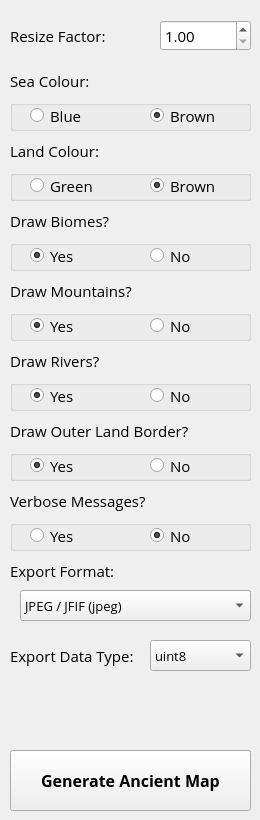
          <widget class="QWidget" name="tabWidgetPage4">
           <attribute name="title">
            <string>Ancient Map Options</string>
           </attribute>
           <widget class="QGroupBox" name="grpBiomes">
            <property name="geometry">
             <rect>
              <x>10</x>
              <y>240</y>
              <width>241</width>
              <height>31</height>
             </rect>
            </property>
            <property name="font">
             <font>
              <pointsize>11</pointsize>
              <weight>50</weight>
              <bold>false</bold>
             </font>
            </property>
            <property name="styleSheet">
             <string notr="true"/>
            </property>
            <property name="title">
             <string/>
            </property>
            <widget class="QRadioButton" name="rdoBiomesYes_3">
             <property name="geometry">
              <rect>
               <x>20</x>
               <y>0</y>
               <width>86</width>
               <height>31</height>
              </rect>
             </property>
             <property name="font">
              <font>
               <family>Open Sans</family>
               <pointsize>11</pointsize>
               <weight>50</weight>
               <bold>false</bold>
              </font>
             </property>
             <property name="text">
              <string>Yes</string>
             </property>
             <property name="checked">
              <bool>true</bool>
             </property>
            </widget>
            <widget class="QRadioButton" name="rdoBiomesNo_3">
             <property name="geometry">
              <rect>
               <x>140</x>
               <y>0</y>
               <width>86</width>
               <height>31</height>
              </rect>
             </property>
             <property name="font">
              <font>
               <family>Open Sans</family>
               <pointsize>11</pointsize>
               <weight>50</weight>
               <bold>false</bold>
              </font>
             </property>
             <property name="text">
              <string>No</string>
             </property>
             <property name="checked">
              <bool>false</bool>
             </property>
            </widget>
           </widget>
           <widget class="QLabel" name="label_36">
            <property name="geometry">
             <rect>
              <x>10</x>
              <y>70</y>
              <width>241</width>
              <height>21</height>
             </rect>
            </property>
            <property name="font">
             <font>
              <family>Open Sans</family>
              <pointsize>11</pointsize>
              <weight>50</weight>
              <bold>false</bold>
             </font>
            </property>
            <property name="text">
             <string>Sea Colour:</string>
            </property>
           </widget>
           <widget class="QGroupBox" name="grpSea">
            <property name="geometry">
             <rect>
              <x>10</x>
              <y>100</y>
              <width>241</width>
              <height>31</height>
             </rect>
            </property>
            <property name="font">
             <font>
              <pointsize>11</pointsize>
              <weight>50</weight>
              <bold>false</bold>
             </font>
            </property>
            <property name="styleSheet">
             <string notr="true"/>
            </property>
            <property name="title">
             <string/>
            </property>
            <property name="flat">
             <bool>false</bool>
            </property>
            <widget class="QRadioButton" name="rdoSeaBlue_3">
             <property name="geometry">
              <rect>
               <x>20</x>
               <y>0</y>
               <width>86</width>
               <height>31</height>
              </rect>
             </property>
             <property name="font">
              <font>
               <family>Open Sans</family>
               <pointsize>11</pointsize>
               <weight>50</weight>
               <bold>false</bold>
              </font>
             </property>
             <property name="text">
              <string>Blue</string>
             </property>
            </widget>
            <widget class="QRadioButton" name="rdoSeaBrown_3">
             <property name="geometry">
              <rect>
               <x>140</x>
               <y>0</y>
               <width>86</width>
               <height>31</height>
              </rect>
             </property>
             <property name="font">
              <font>
               <family>Open Sans</family>
               <pointsize>11</pointsize>
               <weight>50</weight>
               <bold>false</bold>
              </font>
             </property>
             <property name="text">
              <string>Brown</string>
             </property>
             <property name="checked">
              <bool>true</bool>
             </property>
            </widget>
           </widget>
           <widget class="QComboBox" name="cboAncData">
            <property name="geometry">
             <rect>
              <x>150</x>
              <y>640</y>
              <width>101</width>
              <height>31</height>
             </rect>
            </property>
            <property name="font">
             <font>
              <family>Open Sans</family>
              <pointsize>10</pointsize>
              <weight>50</weight>
              <bold>false</bold>
             </font>
            </property>
            <property name="currentIndex">
             <number>0</number>
            </property>
            <item>
             <property name="text">
              <string>uint8</string>
             </property>
            </item>
            <item>
             <property name="text">
              <string>int16</string>
             </property>
            </item>
            <item>
             <property name="text">
              <string>uint16</string>
             </property>
            </item>
            <item>
             <property name="text">
              <string>int32</string>
             </property>
            </item>
            <item>
             <property name="text">
              <string>uint32</string>
             </property>
            </item>
            <item>
             <property name="text">
              <string>int64</string>
             </property>
            </item>
            <item>
             <property name="text">
              <string>uint64</string>
             </property>
            </item>
            <item>
             <property name="text">
              <string>float16</string>
             </property>
            </item>
            <item>
             <property name="text">
              <string>float32</string>
             </property>
            </item>
            <item>
             <property name="text">
              <string>float64</string>
             </property>
            </item>
           </widget>
           <widget class="QLabel" name="label_37">
            <property name="geometry">
             <rect>
              <x>10</x>
              <y>210</y>
              <width>241</width>
              <height>21</height>
             </rect>
            </property>
            <property name="font">
             <font>
              <family>Open Sans</family>
              <pointsize>11</pointsize>
              <weight>50</weight>
              <bold>false</bold>
             </font>
            </property>
            <property name="text">
             <string>Draw Biomes?</string>
            </property>
           </widget>
           <widget class="QLabel" name="label_42">
            <property name="geometry">
             <rect>
              <x>10</x>
              <y>560</y>
              <width>161</width>
              <height>21</height>
             </rect>
            </property>
            <property name="font">
             <font>
              <family>Open Sans</family>
              <pointsize>11</pointsize>
              <weight>50</weight>
              <bold>false</bold>
             </font>
            </property>
            <property name="text">
             <string>Export Format:</string>
            </property>
           </widget>
           <widget class="QLabel" name="label_40">
            <property name="geometry">
             <rect>
              <x>10</x>
              <y>420</y>
              <width>241</width>
              <height>21</height>
             </rect>
            </property>
            <property name="font">
             <font>
              <family>Open Sans</family>
              <pointsize>11</pointsize>
              <weight>50</weight>
              <bold>false</bold>
             </font>
            </property>
            <property name="text">
             <string>Draw Outer Land Border?</string>
            </property>
           </widget>
           <widget class="QGroupBox" name="grpMountains">
            <property name="geometry">
             <rect>
              <x>10</x>
              <y>310</y>
              <width>241</width>
              <height>31</height>
             </rect>
            </property>
            <property name="font">
             <font>
              <pointsize>11</pointsize>
              <weight>50</weight>
              <bold>false</bold>
             </font>
            </property>
            <property name="styleSheet">
             <string notr="true"/>
            </property>
            <property name="title">
             <string/>
            </property>
            <widget class="QRadioButton" name="rdoMountYes_3">
             <property name="geometry">
              <rect>
               <x>20</x>
               <y>0</y>
               <width>86</width>
               <height>31</height>
              </rect>
             </property>
             <property name="font">
              <font>
               <family>Open Sans</family>
               <pointsize>11</pointsize>
               <weight>50</weight>
               <bold>false</bold>
              </font>
             </property>
             <property name="text">
              <string>Yes</string>
             </property>
             <property name="checked">
              <bool>true</bool>
             </property>
            </widget>
            <widget class="QRadioButton" name="rdoMountNo_3">
             <property name="geometry">
              <rect>
               <x>140</x>
               <y>0</y>
               <width>86</width>
               <height>31</height>
              </rect>
             </property>
             <property name="font">
              <font>
               <family>Open Sans</family>
               <pointsize>11</pointsize>
               <weight>50</weight>
               <bold>false</bold>
              </font>
             </property>
             <property name="text">
              <string>No</string>
             </property>
             <property name="checked">
              <bool>false</bool>
             </property>
            </widget>
           </widget>
           <widget class="QGroupBox" name="grpRivers">
            <property name="geometry">
             <rect>
              <x>10</x>
              <y>380</y>
              <width>241</width>
              <height>31</height>
             </rect>
            </property>
            <property name="font">
             <font>
              <pointsize>11</pointsize>
              <weight>50</weight>
              <bold>false</bold>
             </font>
            </property>
            <property name="styleSheet">
             <string notr="true"/>
            </property>
            <property name="title">
             <string/>
            </property>
            <widget class="QRadioButton" name="rdoRiverYes_3">
             <property name="geometry">
              <rect>
               <x>20</x>
               <y>0</y>
               <width>86</width>
               <height>31</height>
              </rect>
             </property>
             <property name="font">
              <font>
               <family>Open Sans</family>
               <pointsize>11</pointsize>
               <weight>50</weight>
               <bold>false</bold>
              </font>
             </property>
             <property name="text">
              <string>Yes</string>
             </property>
             <property name="checked">
              <bool>true</bool>
             </property>
            </widget>
            <widget class="QRadioButton" name="rdoRiverNo_3">
             <property name="geometry">
              <rect>
               <x>140</x>
               <y>0</y>
               <width>86</width>
               <height>31</height>
              </rect>
             </property>
             <property name="font">
              <font>
               <family>Open Sans</family>
               <pointsize>11</pointsize>
               <weight>50</weight>
               <bold>false</bold>
              </font>
             </property>
             <property name="text">
              <string>No</string>
             </property>
             <property name="checked">
              <bool>false</bool>
             </property>
            </widget>
           </widget>
           <widget class="QLabel" name="label_38">
            <property name="geometry">
             <rect>
              <x>10</x>
              <y>280</y>
              <width>241</width>
              <height>21</height>
             </rect>
            </property>
            <property name="font">
             <font>
              <family>Open Sans</family>
              <pointsize>11</pointsize>
              <weight>50</weight>
              <bold>false</bold>
             </font>
            </property>
            <property name="text">
             <string>Draw Mountains?</string>
            </property>
           </widget>
           <widget class="QDoubleSpinBox" name="spnResize">
            <property name="geometry">
             <rect>
              <x>160</x>
              <y>20</y>
              <width>91</width>
              <height>31</height>
             </rect>
            </property>
            <property name="font">
             <font>
              <family>Open Sans</family>
              <pointsize>11</pointsize>
              <weight>50</weight>
              <bold>false</bold>
             </font>
            </property>
            <property name="styleSheet">
             <string notr="true"/>
            </property>
            <property name="minimum">
             <double>1.000000000000000</double>
            </property>
            <property name="value">
             <double>1.000000000000000</double>
            </property>
           </widget>
           <widget class="QGroupBox" name="grpBorder">
            <property name="geometry">
             <rect>
              <x>10</x>
              <y>450</y>
              <width>241</width>
              <height>31</height>
             </rect>
            </property>
            <property name="font">
             <font>
              <pointsize>11</pointsize>
              <weight>50</weight>
              <bold>false</bold>
             </font>
            </property>
            <property name="styleSheet">
             <string notr="true"/>
            </property>
            <property name="title">
             <string/>
            </property>
            <widget class="QRadioButton" name="rdoLandYes_3">
             <property name="geometry">
              <rect>
               <x>20</x>
               <y>0</y>
               <width>86</width>
               <height>31</height>
              </rect>
             </property>
             <property name="font">
              <font>
               <family>Open Sans</family>
               <pointsize>11</pointsize>
               <weight>50</weight>
               <bold>false</bold>
              </font>
             </property>
             <property name="text">
              <string>Yes</string>
             </property>
             <property name="checked">
              <bool>true</bool>
             </property>
            </widget>
            <widget class="QRadioButton" name="rdoLandNo_3">
             <property name="geometry">
              <rect>
               <x>140</x>
               <y>0</y>
               <width>86</width>
               <height>31</height>
              </rect>
             </property>
             <property name="font">
              <font>
               <family>Open Sans</family>
               <pointsize>11</pointsize>
               <weight>50</weight>
               <bold>false</bold>
              </font>
             </property>
             <property name="text">
              <string>No</string>
             </property>
             <property name="checked">
              <bool>false</bool>
             </property>
            </widget>
           </widget>
           <widget class="QLabel" name="label_39">
            <property name="geometry">
             <rect>
              <x>10</x>
              <y>350</y>
              <width>241</width>
              <height>21</height>
             </rect>
            </property>
            <property name="font">
             <font>
              <family>Open Sans</family>
              <pointsize>11</pointsize>
              <weight>50</weight>
              <bold>false</bold>
             </font>
            </property>
            <property name="text">
             <string>Draw Rivers?</string>
            </property>
           </widget>
           <widget class="QLabel" name="label_41">
            <property name="geometry">
             <rect>
              <x>10</x>
              <y>640</y>
              <width>141</width>
              <height>31</height>
             </rect>
            </property>
            <property name="font">
             <font>
              <family>Open Sans</family>
              <pointsize>11</pointsize>
              <weight>50</weight>
              <bold>false</bold>
             </font>
            </property>
            <property name="text">
             <string>Export Data Type:</string>
            </property>
           </widget>
           <widget class="QLabel" name="label_35">
            <property name="geometry">
             <rect>
              <x>10</x>
              <y>20</y>
              <width>121</width>
              <height>31</height>
             </rect>
            </property>
            <property name="font">
             <font>
              <family>Open Sans</family>
              <pointsize>11</pointsize>
              <weight>50</weight>
              <bold>false</bold>
             </font>
            </property>
            <property name="text">
             <string>Resize Factor:</string>
            </property>
           </widget>
           <widget class="QComboBox" name="cboAncFormat">
            <property name="geometry">
             <rect>
              <x>20</x>
              <y>590</y>
              <width>231</width>
              <height>31</height>
             </rect>
            </property>
            <property name="font">
             <font>
              <family>Open Sans</family>
              <pointsize>10</pointsize>
              <weight>50</weight>
              <bold>false</bold>
             </font>
            </property>
            <property name="currentIndex">
             <number>0</number>
            </property>
            <property name="sizeAdjustPolicy">
             <enum>QComboBox::AdjustToContentsOnFirstShow</enum>
            </property>
            <item>
             <property name="text">
              <string>JPEG / JFIF (jpeg)</string>
             </property>
            </item>
            <item>
             <property name="text">
              <string>Portable Network Graphics (png)</string>
             </property>
            </item>
            <item>
             <property name="text">
              <string>Microsoft Windows Device Independent Bitmap (bmp)</string>
             </property>
            </item>
            <item>
             <property name="text">
              <string>Graphics Interchange Format (gif)</string>
             </property>
            </item>
            <item>
             <property name="text">
              <string>TIFF / BigTIFF / GeoTIFF (tif)</string>
             </property>
            </item>
            <item>
             <property name="text">
              <string>X11 Pixmap (xpm)</string>
             </property>
            </item>
            <item>
             <property name="text">
              <string>Arc/Info Binary Grid (adf)</string>
             </property>
            </item>
            <item>
             <property name="text">
              <string>Bathymetry Attributed Grid (bag)</string>
             </property>
            </item>
            <item>
             <property name="text">
              <string>BSB Nautical Chart Format (kap)</string>
             </property>
            </item>
            <item>
             <property name="text">
              <string>Envisat Image Product (n1)</string>
             </property>
            </item>
            <item>
             <property name="text">
              <string>Erdas Imagine (img)</string>
             </property>
            </item>
            <item>
             <property name="text">
              <string>Erdas Compressed Wavelets (ecw)</string>
             </property>
            </item>
            <item>
             <property name="text">
              <string>ERMapper (ers)</string>
             </property>
            </item>
            <item>
             <property name="text">
              <string>EUMETSAT Archive Native (nat)</string>
             </property>
            </item>
            <item>
             <property name="text">
              <string>FITS (fits)</string>
             </property>
            </item>
            <item>
             <property name="text">
              <string>GDAL Virtual (vrt)</string>
             </property>
            </item>
            <item>
             <property name="text">
              <string>Generic Tagged Arrays (gta)</string>
             </property>
            </item>
            <item>
             <property name="text">
              <string>In Memory Raster (mem)</string>
             </property>
            </item>
            <item>
             <property name="text">
              <string>Japanese DEM (mem)</string>
             </property>
            </item>
            <item>
             <property name="text">
              <string>Swedish Grid RIK (rik)</string>
             </property>
            </item>
            <item>
             <property name="text">
              <string>Terragen Heightfield (ter)</string>
             </property>
            </item>
            <item>
             <property name="text">
              <string>USGS ASCII DEM / CDED (dem)</string>
             </property>
            </item>
            <item>
             <property name="text">
              <string>USGS DOQ 1st Generation (doq)</string>
             </property>
            </item>
            <item>
             <property name="text">
              <string>USGS DOQ New Labelled (doq)</string>
             </property>
            </item>
            <item>
             <property name="text">
              <string>WMO GRIB1 / GRIB2 (grb)</string>
             </property>
            </item>
           </widget>
           <widget class="QPushButton" name="btnGenWorld_3">
            <property name="geometry">
             <rect>
              <x>10</x>
              <y>750</y>
              <width>241</width>
              <height>61</height>
             </rect>
            </property>
            <property name="font">
             <font>
              <family>Open Sans</family>
              <pointsize>12</pointsize>
              <weight>75</weight>
              <bold>true</bold>
             </font>
            </property>
            <property name="toolTip">
             <string>Generate Ancient Map</string>
            </property>
            <property name="text">
             <string>Generate Ancient Map</string>
            </property>
           </widget>
           <widget class="QLabel" name="label_43">
            <property name="geometry">
             <rect>
              <x>10</x>
              <y>490</y>
              <width>241</width>
              <height>21</height>
             </rect>
            </property>
            <property name="font">
             <font>
              <family>Open Sans</family>
              <pointsize>11</pointsize>
              <weight>50</weight>
              <bold>false</bold>
             </font>
            </property>
            <property name="text">
             <string>Verbose Messages?</string>
            </property>
           </widget>
           <widget class="QGroupBox" name="grpVerbose_2">
            <property name="geometry">
             <rect>
              <x>10</x>
              <y>520</y>
              <width>241</width>
              <height>31</height>
             </rect>
            </property>
            <property name="font">
             <font>
              <pointsize>11</pointsize>
              <weight>50</weight>
              <bold>false</bold>
             </font>
            </property>
            <property name="styleSheet">
             <string notr="true"/>
            </property>
            <property name="title">
             <string/>
            </property>
            <widget class="QRadioButton" name="rdoVerboseYes">
             <property name="geometry">
              <rect>
               <x>20</x>
               <y>0</y>
               <width>86</width>
               <height>31</height>
              </rect>
             </property>
             <property name="font">
              <font>
               <family>Open Sans</family>
               <pointsize>11</pointsize>
               <weight>50</weight>
               <bold>false</bold>
              </font>
             </property>
             <property name="text">
              <string>Yes</string>
             </property>
             <property name="checked">
              <bool>false</bool>
             </property>
            </widget>
            <widget class="QRadioButton" name="rdoVerboseNo">
             <property name="geometry">
              <rect>
               <x>140</x>
               <y>0</y>
               <width>86</width>
               <height>31</height>
              </rect>
             </property>
             <property name="font">
              <font>
               <family>Open Sans</family>
               <pointsize>11</pointsize>
               <weight>50</weight>
               <bold>false</bold>
              </font>
             </property>
             <property name="text">
              <string>No</string>
             </property>
             <property name="checked">
              <bool>true</bool>
             </property>
            </widget>
           </widget>
           <widget class="QLabel" name="label_48">
            <property name="geometry">
             <rect>
              <x>10</x>
              <y>140</y>
              <width>241</width>
              <height>21</height>
             </rect>
            </property>
            <property name="font">
             <font>
              <family>Open Sans</family>
              <pointsize>11</pointsize>
              <weight>50</weight>
              <bold>false</bold>
             </font>
            </property>
            <property name="text">
             <string>Land Colour:</string>
            </property>
           </widget>
           <widget class="QGroupBox" name="grpLand">
            <property name="geometry">
             <rect>
              <x>10</x>
              <y>170</y>
              <width>241</width>
              <height>31</height>
             </rect>
            </property>
            <property name="font">
             <font>
              <pointsize>11</pointsize>
              <weight>50</weight>
              <bold>false</bold>
             </font>
            </property>
            <property name="styleSheet">
             <string notr="true"/>
            </property>
            <property name="title">
             <string/>
            </property>
            <widget class="QRadioButton" name="rdoLandGreen">
             <property name="geometry">
              <rect>
               <x>20</x>
               <y>0</y>
               <width>86</width>
               <height>31</height>
              </rect>
             </property>
             <property name="font">
              <font>
               <family>Open Sans</family>
               <pointsize>11</pointsize>
               <weight>50</weight>
               <bold>false</bold>
              </font>
             </property>
             <property name="text">
              <string>Green</string>
             </property>
            </widget>
            <widget class="QRadioButton" name="rdoLandBrown">
             <property name="geometry">
              <rect>
               <x>140</x>
               <y>0</y>
               <width>86</width>
               <height>31</height>
              </rect>
             </property>
             <property name="font">
              <font>
               <family>Open Sans</family>
               <pointsize>11</pointsize>
               <weight>50</weight>
               <bold>false</bold>
              </font>
             </property>
             <property name="text">
              <string>Brown</string>
             </property>
             <property name="checked">
              <bool>true</bool>
             </property>
            </widget>
           </widget>
          </widget>
